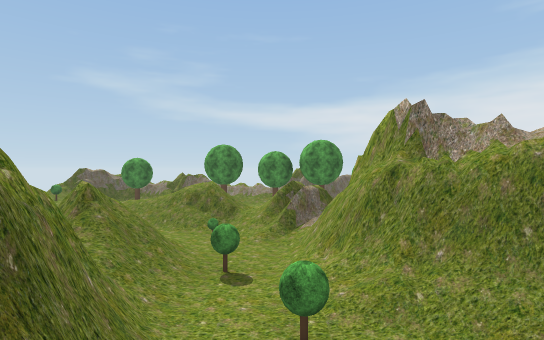
[1] (above)

21 first-person views from a walk through a 3-D level made in the Unity game engine. The camera is 1.3 m above the floor, looks level and sees 80° across. The floor is counted in squares, 2 m on a side. Each view is taken from the middle of a square. On the plan, view 1 faces up. The plan holds only what a view shows up to about 10 squares ahead; the rest is blank. The place goes on beyond the plan. Some trees and plants on the terrain are drawn as simple stand-ins.

[2]
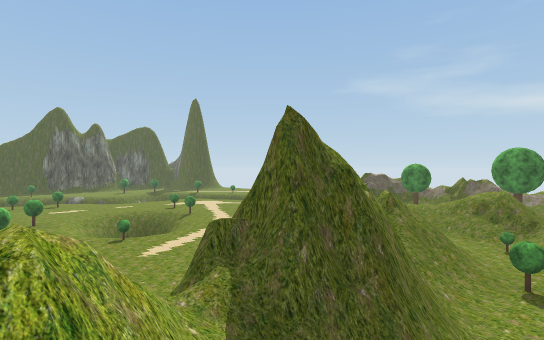

[3]
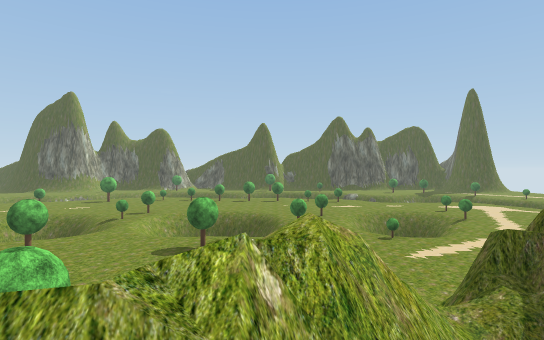

[4]
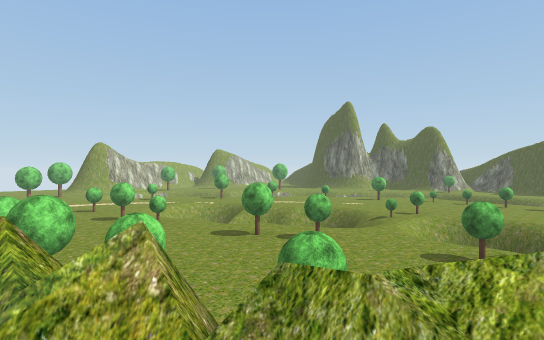

[5]
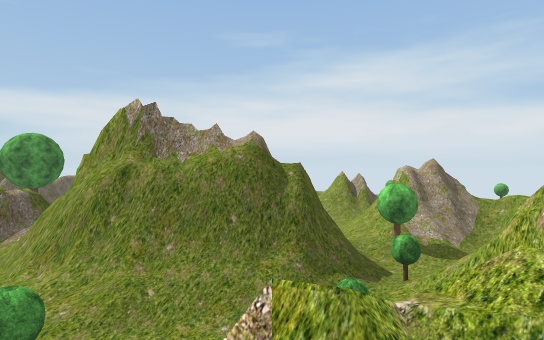

[6]
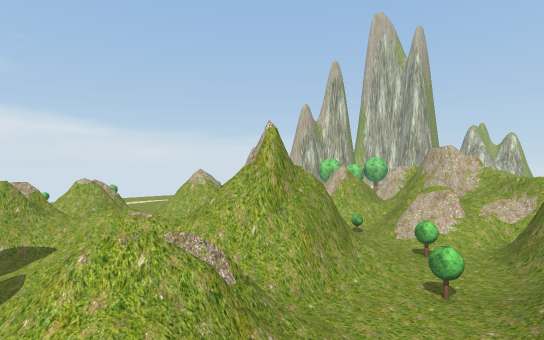

[7]
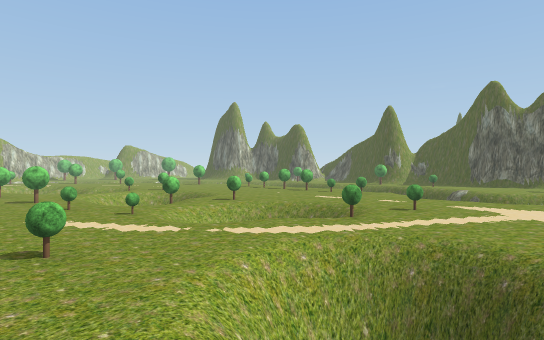

[8]
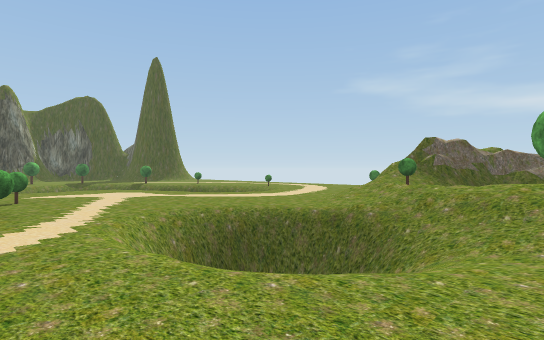

[9]
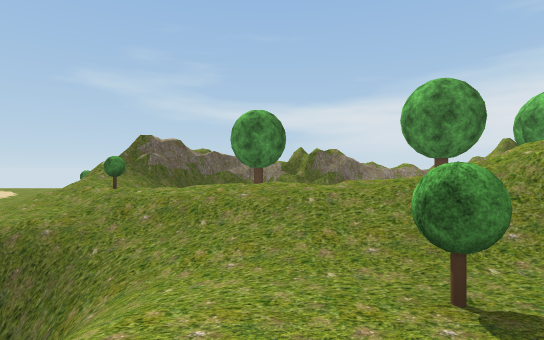

[10]
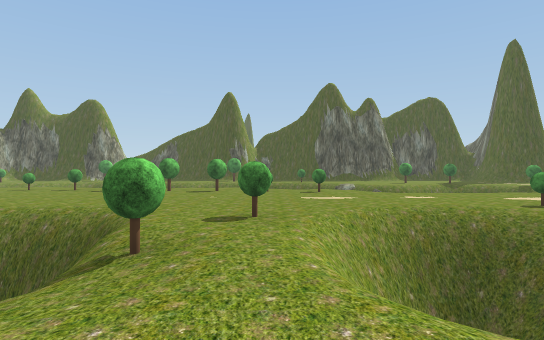

[11]
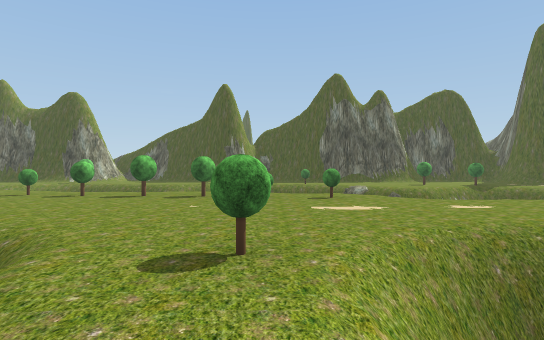

[12]
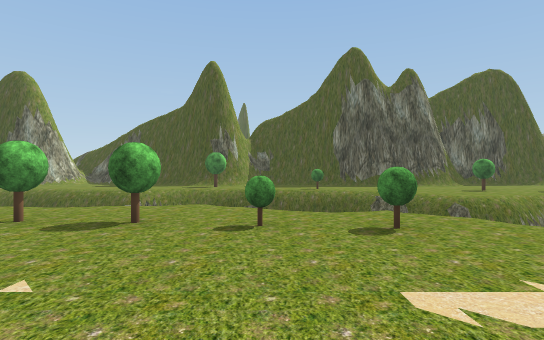

[13]
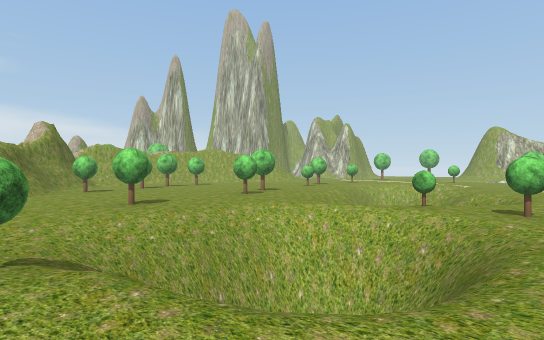

[14]
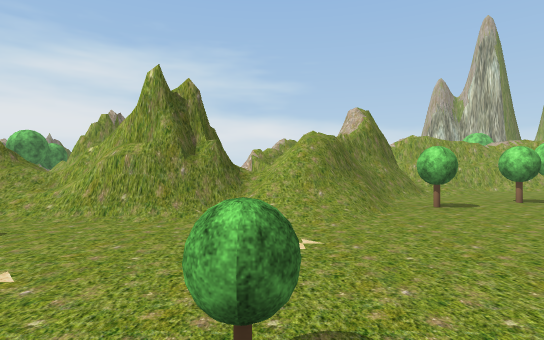

[15]
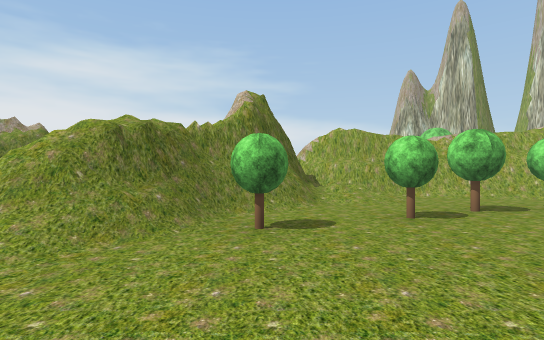

[16]
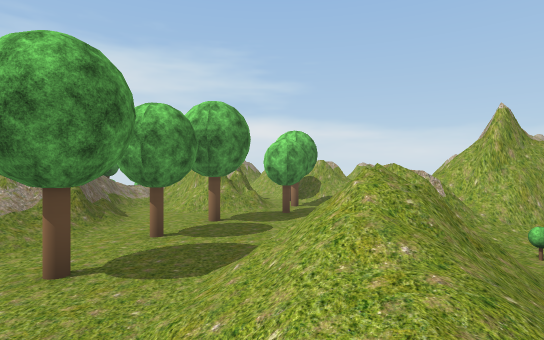

[17]
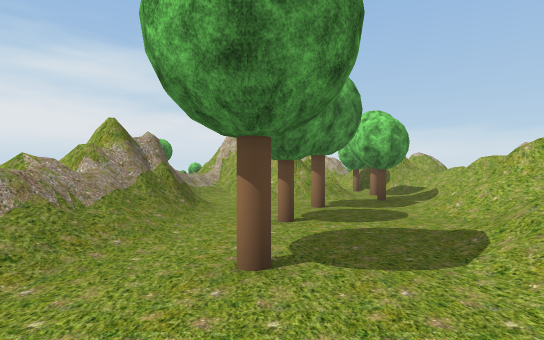

[18]
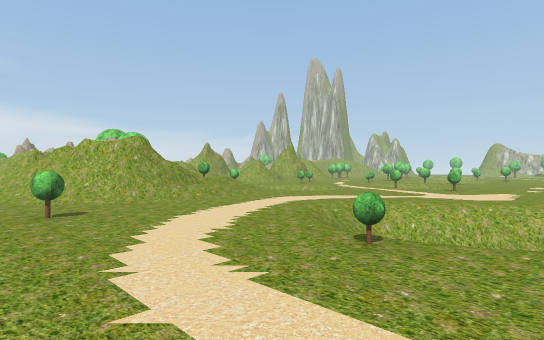

[19]
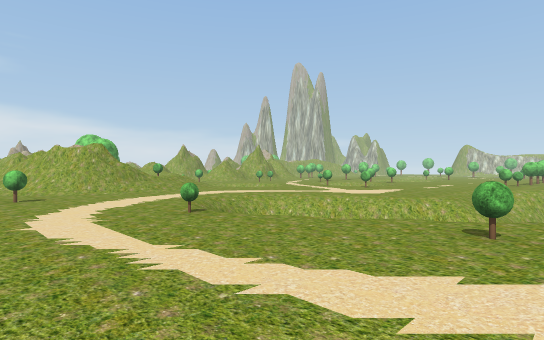

[20]
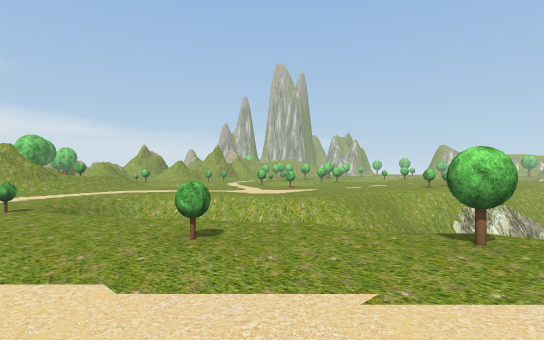

[21]
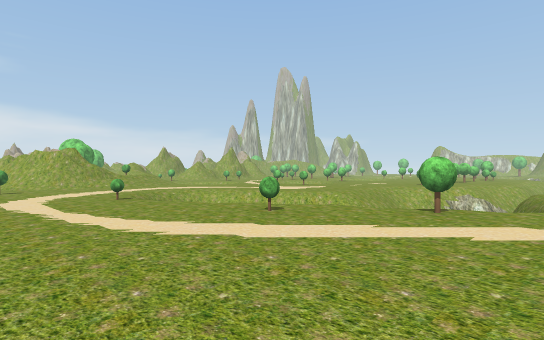

### Floor plan
Key: @ floor where view 1 was taken; # wall or solid block; x gap in a wall; . main floor; : floor 0.25 m higher than the main floor; / step, stairs or slope; = window, fence, low wall or low ledge; ^ raised ledge; v drop or lower ground; O other object.
Columns run from 23 left of view 1 to 9 right of it. Each row starts with its distance up from view 1.
 17  ............
 16  ...........O../=#
 15  ............./==##=#///==# O
 14  .......O.....=#=#:==///===///
 13  ....O.v v....#=/ O ..////.//#
 12  ..O..    v.../O   ..O.O../=##
 11   ..    vv/...///   .....O/##
 10        v//..../////////...O//
  9 ..   v//....../vv/////////.O.O
  8 O.v  //....../v v///////= //./#
  7 ...v v/.......vvv/.O .O///= /// #
  6 ...v v/...O...///..  /.//## // /#
  5  .v  v/.....O/...O. =/O/##    ./=
  4 .v  vv/....vvv/..../x///##   //=
  3 v  vv/.....vv  /.. /##/O/###//##
  2    v .O.....vv/O.../###////OO/#=
  1     /.O....O......./###/=O/=/.//
  0     /........O/.O../ #/@===#
 -1     /.O.....v///...//==/#=#
 -2     /.O....v  //O.../x^##
 -3     /......v  v/.....O/##
 -4     /.O....vvvv/.......// ##
 -5      .O.....vv/......O.///##
 -6     .....  OO///.O....O..##
 -7     ..     ./  /..O......#
 -8                //.....O..#

Where each view was taken, in squares from view 1:
view 1: 0 up, 0 right, facing up
view 2: 1 down, 0 right, facing up-left
view 3: 1 down, 0 right, facing left
view 4: 1 down, 0 right, facing down-left
view 5: 0 up, 0 right, facing up-right
view 6: 9 up, 2 left, facing down-right
view 7: 9 up, 5 left, facing down-left
view 8: 5 up, 5 left, facing up-left
view 9: 6 up, 5 left, facing up
view 10: 1 up, 7 left, facing left
view 11: 1 up, 9 left, facing left
view 12: 1 up, 13 left, facing left
view 13: 0 up, 13 left, facing down-right
view 14: 0 up, 8 left, facing right
view 15: 3 down, 6 left, facing right
view 16: 10 up, 5 left, facing right
view 17: 12 up, 4 left, facing right
view 18: 17 up, 16 left, facing down-right
view 19: 17 up, 19 left, facing down-right
view 20: 15 up, 21 left, facing down-right
view 21: 17 up, 22 left, facing down-right
